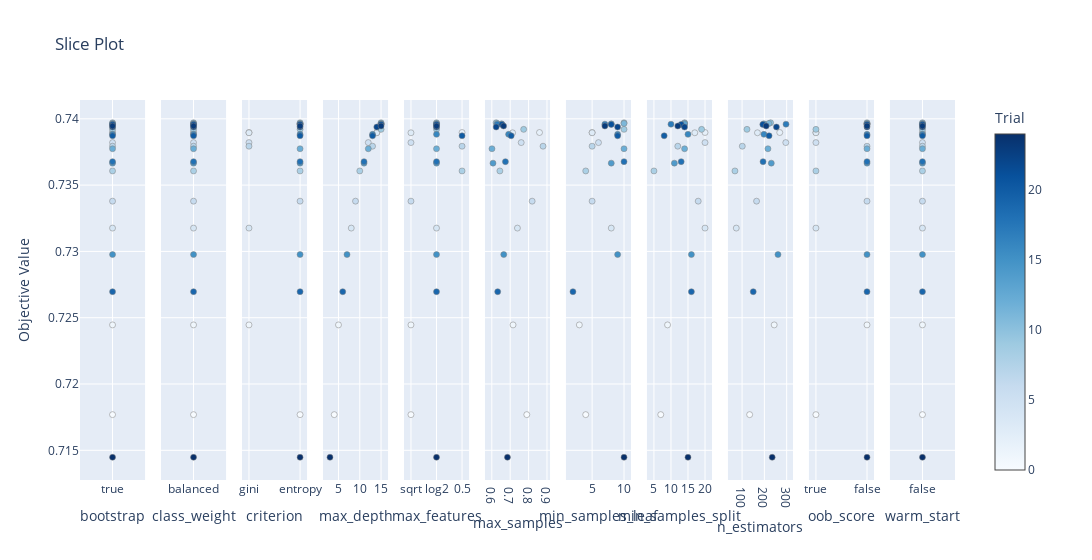

Here is the notebook cell this chart was saved with:
### Code cell
vis.plot_slice(study)

### Figure 1 — Plotly figure (JSON) as saved in the notebook; plotly's stock layout.template omitted (floating-point values rounded to 4 significant figures)
{"data": [{"marker": {"color": [0, 1, 2, 3, 4, 5, 6, 7, 8, 9, 10, 11, 12, 13, 14, 15, 16, 17, 18, 19, 20, 21, 22, 23, 24], "colorbar": {"title": {"text": "Trial"}, "x": 1, "xpad": 40}, "colorscale": [[0, "rgb(247,251,255)"], [0.125, "rgb(222,235,247)"], [0.25, "rgb(198,219,239)"], [0.375, "rgb(158,202,225)"], [0.5, "rgb(107,174,214)"], [0.625, "rgb(66,146,198)"], [0.75, "rgb(33,113,181)"], [0.875, "rgb(8,81,156)"], [1, "rgb(8,48,107)"]], "line": {"color": "Grey", "width": 0.5}, "showscale": true}, "mode": "markers", "name": "Feasible Trial", "showlegend": false, "type": "scatter", "x": [true, true, true, true, true, true, true, true, true, true, true, true, true, true, true, true, true, true, true, true, true, true, true, true, true], "xaxis": "x", "y": [0.7177, 0.7245, 0.739, 0.7389, 0.7318, 0.7382, 0.7338, 0.7379, 0.7361, 0.7392, 0.7397, 0.7397, 0.7377, 0.7396, 0.7367, 0.7298, 0.7388, 0.7396, 0.7368, 0.727, 0.7387, 0.7396, 0.7394, 0.7395, 0.7145], "yaxis": "y"}, {"marker": {"color": [0, 1, 2, 3, 4, 5, 6, 7, 8, 9, 10, 11, 12, 13, 14, 15, 16, 17, 18, 19, 20, 21, 22, 23, 24], "colorbar": {"title": {"text": "Trial"}, "x": 1, "xpad": 40}, "colorscale": [[0, "rgb(247,251,255)"], [0.125, "rgb(222,235,247)"], [0.25, "rgb(198,219,239)"], [0.375, "rgb(158,202,225)"], [0.5, "rgb(107,174,214)"], [0.625, "rgb(66,146,198)"], [0.75, "rgb(33,113,181)"], [0.875, "rgb(8,81,156)"], [1, "rgb(8,48,107)"]], "line": {"color": "Grey", "width": 0.5}, "showscale": false}, "mode": "markers", "name": "Feasible Trial", "showlegend": false, "type": "scatter", "x": ["balanced", "balanced", "balanced", "balanced", "balanced", "balanced", "balanced", "balanced", "balanced", "balanced", "balanced", "balanced", "balanced", "balanced", "balanced", "balanced", "balanced", "balanced", "balanced", "balanced", "balanced", "balanced", "balanced", "balanced", "balanced"], "xaxis": "x2", "y": [0.7177, 0.7245, 0.739, 0.7389, 0.7318, 0.7382, 0.7338, 0.7379, 0.7361, 0.7392, 0.7397, 0.7397, 0.7377, 0.7396, 0.7367, 0.7298, 0.7388, 0.7396, 0.7368, 0.727, 0.7387, 0.7396, 0.7394, 0.7395, 0.7145], "yaxis": "y2"}, {"marker": {"color": [0, 1, 2, 3, 4, 5, 6, 7, 8, 9, 10, 11, 12, 13, 14, 15, 16, 17, 18, 19, 20, 21, 22, 23, 24], "colorbar": {"title": {"text": "Trial"}, "x": 1, "xpad": 40}, "colorscale": [[0, "rgb(247,251,255)"], [0.125, "rgb(222,235,247)"], [0.25, "rgb(198,219,239)"], [0.375, "rgb(158,202,225)"], [0.5, "rgb(107,174,214)"], [0.625, "rgb(66,146,198)"], [0.75, "rgb(33,113,181)"], [0.875, "rgb(8,81,156)"], [1, "rgb(8,48,107)"]], "line": {"color": "Grey", "width": 0.5}, "showscale": false}, "mode": "markers", "name": "Feasible Trial", "showlegend": false, "type": "scatter", "x": ["entropy", "gini", "gini", "gini", "gini", "gini", "entropy", "gini", "entropy", "entropy", "entropy", "entropy", "entropy", "entropy", "entropy", "entropy", "entropy", "entropy", "entropy", "entropy", "entropy", "entropy", "entropy", "entropy", "entropy"], "xaxis": "x3", "y": [0.7177, 0.7245, 0.739, 0.7389, 0.7318, 0.7382, 0.7338, 0.7379, 0.7361, 0.7392, 0.7397, 0.7397, 0.7377, 0.7396, 0.7367, 0.7298, 0.7388, 0.7396, 0.7368, 0.727, 0.7387, 0.7396, 0.7394, 0.7395, 0.7145], "yaxis": "y3"}, {"marker": {"color": [0, 1, 2, 3, 4, 5, 6, 7, 8, 9, 10, 11, 12, 13, 14, 15, 16, 17, 18, 19, 20, 21, 22, 23, 24], "colorbar": {"title": {"text": "Trial"}, "x": 1, "xpad": 40}, "colorscale": [[0, "rgb(247,251,255)"], [0.125, "rgb(222,235,247)"], [0.25, "rgb(198,219,239)"], [0.375, "rgb(158,202,225)"], [0.5, "rgb(107,174,214)"], [0.625, "rgb(66,146,198)"], [0.75, "rgb(33,113,181)"], [0.875, "rgb(8,81,156)"], [1, "rgb(8,48,107)"]], "line": {"color": "Grey", "width": 0.5}, "showscale": false}, "mode": "markers", "name": "Feasible Trial", "showlegend": false, "type": "scatter", "x": [4, 5, 14, 14, 8, 12, 9, 13, 10, 15, 15, 15, 12, 15, 11, 7, 13, 15, 11, 6, 13, 15, 14, 15, 3], "xaxis": "x4", "y": [0.7177, 0.7245, 0.739, 0.7389, 0.7318, 0.7382, 0.7338, 0.7379, 0.7361, 0.7392, 0.7397, 0.7397, 0.7377, 0.7396, 0.7367, 0.7298, 0.7388, 0.7396, 0.7368, 0.727, 0.7387, 0.7396, 0.7394, 0.7395, 0.7145], "yaxis": "y4"}, {"marker": {"color": [0, 1, 2, 3, 4, 5, 6, 7, 8, 9, 10, 11, 12, 13, 14, 15, 16, 17, 18, 19, 20, 21, 22, 23, 24], "colorbar": {"title": {"text": "Trial"}, "x": 1, "xpad": 40}, "colorscale": [[0, "rgb(247,251,255)"], [0.125, "rgb(222,235,247)"], [0.25, "rgb(198,219,239)"], [0.375, "rgb(158,202,225)"], [0.5, "rgb(107,174,214)"], [0.625, "rgb(66,146,198)"], [0.75, "rgb(33,113,181)"], [0.875, "rgb(8,81,156)"], [1, "rgb(8,48,107)"]], "line": {"color": "Grey", "width": 0.5}, "showscale": false}, "mode": "markers", "name": "Feasible Trial", "showlegend": false, "type": "scatter", "x": ["sqrt", "sqrt", 0.5, "sqrt", "log2", "sqrt", "sqrt", 0.5, 0.5, "log2", "log2", "log2", "log2", "log2", "log2", "log2", "log2", "log2", "log2", "log2", 0.5, "log2", "log2", "log2", "log2"], "xaxis": "x5", "y": [0.7177, 0.7245, 0.739, 0.7389, 0.7318, 0.7382, 0.7338, 0.7379, 0.7361, 0.7392, 0.7397, 0.7397, 0.7377, 0.7396, 0.7367, 0.7298, 0.7388, 0.7396, 0.7368, 0.727, 0.7387, 0.7396, 0.7394, 0.7395, 0.7145], "yaxis": "y5"}, {"marker": {"color": [0, 1, 2, 3, 4, 5, 6, 7, 8, 9, 10, 11, 12, 13, 14, 15, 16, 17, 18, 19, 20, 21, 22, 23, 24], "colorbar": {"title": {"text": "Trial"}, "x": 1, "xpad": 40}, "colorscale": [[0, "rgb(247,251,255)"], [0.125, "rgb(222,235,247)"], [0.25, "rgb(198,219,239)"], [0.375, "rgb(158,202,225)"], [0.5, "rgb(107,174,214)"], [0.625, "rgb(66,146,198)"], [0.75, "rgb(33,113,181)"], [0.875, "rgb(8,81,156)"], [1, "rgb(8,48,107)"]], "line": {"color": "Grey", "width": 0.5}, "showscale": false}, "mode": "markers", "name": "Feasible Trial", "showlegend": false, "type": "scatter", "x": [0.7902, 0.7155, 0.8594, 0.713, 0.7393, 0.7598, 0.8194, 0.8786, 0.6438, 0.7732, 0.6237, 0.6284, 0.6008, 0.6533, 0.6064, 0.6649, 0.6913, 0.6295, 0.674, 0.632, 0.7053, 0.6552, 0.6237, 0.6642, 0.6851], "xaxis": "x6", "y": [0.7177, 0.7245, 0.739, 0.7389, 0.7318, 0.7382, 0.7338, 0.7379, 0.7361, 0.7392, 0.7397, 0.7397, 0.7377, 0.7396, 0.7367, 0.7298, 0.7388, 0.7396, 0.7368, 0.727, 0.7387, 0.7396, 0.7394, 0.7395, 0.7145], "yaxis": "y6"}, {"marker": {"color": [0, 1, 2, 3, 4, 5, 6, 7, 8, 9, 10, 11, 12, 13, 14, 15, 16, 17, 18, 19, 20, 21, 22, 23, 24], "colorbar": {"title": {"text": "Trial"}, "x": 1, "xpad": 40}, "colorscale": [[0, "rgb(247,251,255)"], [0.125, "rgb(222,235,247)"], [0.25, "rgb(198,219,239)"], [0.375, "rgb(158,202,225)"], [0.5, "rgb(107,174,214)"], [0.625, "rgb(66,146,198)"], [0.75, "rgb(33,113,181)"], [0.875, "rgb(8,81,156)"], [1, "rgb(8,48,107)"]], "line": {"color": "Grey", "width": 0.5}, "showscale": false}, "mode": "markers", "name": "Feasible Trial", "showlegend": false, "type": "scatter", "x": [4, 3, 5, 5, 8, 6, 5, 5, 4, 10, 10, 10, 10, 8, 8, 9, 9, 7, 10, 2, 9, 8, 9, 7, 10], "xaxis": "x7", "y": [0.7177, 0.7245, 0.739, 0.7389, 0.7318, 0.7382, 0.7338, 0.7379, 0.7361, 0.7392, 0.7397, 0.7397, 0.7377, 0.7396, 0.7367, 0.7298, 0.7388, 0.7396, 0.7368, 0.727, 0.7387, 0.7396, 0.7394, 0.7395, 0.7145], "yaxis": "y7"}, {"marker": {"color": [0, 1, 2, 3, 4, 5, 6, 7, 8, 9, 10, 11, 12, 13, 14, 15, 16, 17, 18, 19, 20, 21, 22, 23, 24], "colorbar": {"title": {"text": "Trial"}, "x": 1, "xpad": 40}, "colorscale": [[0, "rgb(247,251,255)"], [0.125, "rgb(222,235,247)"], [0.25, "rgb(198,219,239)"], [0.375, "rgb(158,202,225)"], [0.5, "rgb(107,174,214)"], [0.625, "rgb(66,146,198)"], [0.75, "rgb(33,113,181)"], [0.875, "rgb(8,81,156)"], [1, "rgb(8,48,107)"]], "line": {"color": "Grey", "width": 0.5}, "showscale": false}, "mode": "markers", "name": "Feasible Trial", "showlegend": false, "type": "scatter", "x": [7, 9, 20, 17, 20, 20, 18, 12, 5, 19, 14, 14, 14, 14, 11, 16, 15, 10, 13, 16, 8, 13, 14, 12, 15], "xaxis": "x8", "y": [0.7177, 0.7245, 0.739, 0.7389, 0.7318, 0.7382, 0.7338, 0.7379, 0.7361, 0.7392, 0.7397, 0.7397, 0.7377, 0.7396, 0.7367, 0.7298, 0.7388, 0.7396, 0.7368, 0.727, 0.7387, 0.7396, 0.7394, 0.7395, 0.7145], "yaxis": "y8"}, {"marker": {"color": [0, 1, 2, 3, 4, 5, 6, 7, 8, 9, 10, 11, 12, 13, 14, 15, 16, 17, 18, 19, 20, 21, 22, 23, 24], "colorbar": {"title": {"text": "Trial"}, "x": 1, "xpad": 40}, "colorscale": [[0, "rgb(247,251,255)"], [0.125, "rgb(222,235,247)"], [0.25, "rgb(198,219,239)"], [0.375, "rgb(158,202,225)"], [0.5, "rgb(107,174,214)"], [0.625, "rgb(66,146,198)"], [0.75, "rgb(33,113,181)"], [0.875, "rgb(8,81,156)"], [1, "rgb(8,48,107)"]], "line": {"color": "Grey", "width": 0.5}, "showscale": false}, "mode": "markers", "name": "Feasible Trial", "showlegend": false, "type": "scatter", "x": [134, 244, 269, 169, 74, 296, 165, 101, 68, 122, 228, 220, 216, 198, 231, 261, 198, 297, 194, 150, 221, 193, 254, 208, 235], "xaxis": "x9", "y": [0.7177, 0.7245, 0.739, 0.7389, 0.7318, 0.7382, 0.7338, 0.7379, 0.7361, 0.7392, 0.7397, 0.7397, 0.7377, 0.7396, 0.7367, 0.7298, 0.7388, 0.7396, 0.7368, 0.727, 0.7387, 0.7396, 0.7394, 0.7395, 0.7145], "yaxis": "y9"}, {"marker": {"color": [0, 1, 2, 3, 4, 5, 6, 7, 8, 9, 10, 11, 12, 13, 14, 15, 16, 17, 18, 19, 20, 21, 22, 23, 24], "colorbar": {"title": {"text": "Trial"}, "x": 1, "xpad": 40}, "colorscale": [[0, "rgb(247,251,255)"], [0.125, "rgb(222,235,247)"], [0.25, "rgb(198,219,239)"], [0.375, "rgb(158,202,225)"], [0.5, "rgb(107,174,214)"], [0.625, "rgb(66,146,198)"], [0.75, "rgb(33,113,181)"], [0.875, "rgb(8,81,156)"], [1, "rgb(8,48,107)"]], "line": {"color": "Grey", "width": 0.5}, "showscale": false}, "mode": "markers", "name": "Feasible Trial", "showlegend": false, "type": "scatter", "x": [true, false, true, true, true, true, false, false, true, true, false, false, false, false, false, false, false, false, false, false, false, false, false, false, false], "xaxis": "x10", "y": [0.7177, 0.7245, 0.739, 0.7389, 0.7318, 0.7382, 0.7338, 0.7379, 0.7361, 0.7392, 0.7397, 0.7397, 0.7377, 0.7396, 0.7367, 0.7298, 0.7388, 0.7396, 0.7368, 0.727, 0.7387, 0.7396, 0.7394, 0.7395, 0.7145], "yaxis": "y10"}, {"marker": {"color": [0, 1, 2, 3, 4, 5, 6, 7, 8, 9, 10, 11, 12, 13, 14, 15, 16, 17, 18, 19, 20, 21, 22, 23, 24], "colorbar": {"title": {"text": "Trial"}, "x": 1, "xpad": 40}, "colorscale": [[0, "rgb(247,251,255)"], [0.125, "rgb(222,235,247)"], [0.25, "rgb(198,219,239)"], [0.375, "rgb(158,202,225)"], [0.5, "rgb(107,174,214)"], [0.625, "rgb(66,146,198)"], [0.75, "rgb(33,113,181)"], [0.875, "rgb(8,81,156)"], [1, "rgb(8,48,107)"]], "line": {"color": "Grey", "width": 0.5}, "showscale": false}, "mode": "markers", "name": "Feasible Trial", "showlegend": false, "type": "scatter", "x": [false, false, false, false, false, false, false, false, false, false, false, false, false, false, false, false, false, false, false, false, false, false, false, false, false], "xaxis": "x11", "y": [0.7177, 0.7245, 0.739, 0.7389, 0.7318, 0.7382, 0.7338, 0.7379, 0.7361, 0.7392, 0.7397, 0.7397, 0.7377, 0.7396, 0.7367, 0.7298, 0.7388, 0.7396, 0.7368, 0.727, 0.7387, 0.7396, 0.7394, 0.7395, 0.7145], "yaxis": "y11"}], "layout": {"title": {"text": "Slice Plot"}, "width": 3300, "xaxis": {"anchor": "y", "categoryarray": [true], "categoryorder": "array", "domain": [0, 0.07438], "title": {"text": "bootstrap"}, "type": "category"}, "xaxis10": {"anchor": "y10", "categoryarray": [true, false], "categoryorder": "array", "domain": [0.8331, 0.9074], "title": {"text": "oob_score"}, "type": "category"}, "xaxis11": {"anchor": "y11", "categoryarray": [false], "categoryorder": "array", "domain": [0.9256, 1.0], "title": {"text": "warm_start"}, "type": "category"}, "xaxis2": {"anchor": "y2", "categoryarray": ["balanced"], "categoryorder": "array", "domain": [0.09256, 0.1669], "title": {"text": "class_weight"}, "type": "category"}, "xaxis3": {"anchor": "y3", "categoryarray": ["gini", "entropy"], "categoryorder": "array", "domain": [0.1851, 0.2595], "title": {"text": "criterion"}, "type": "category"}, "xaxis4": {"anchor": "y4", "domain": [0.2777, 0.3521], "title": {"text": "max_depth"}}, "xaxis5": {"anchor": "y5", "categoryarray": ["sqrt", "log2", 0.5], "categoryorder": "array", "domain": [0.3702, 0.4446], "title": {"text": "max_features"}, "type": "category"}, "xaxis6": {"anchor": "y6", "domain": [0.4628, 0.5372], "title": {"text": "max_samples"}}, "xaxis7": {"anchor": "y7", "domain": [0.5554, 0.6298], "title": {"text": "min_samples_leaf"}}, "xaxis8": {"anchor": "y8", "domain": [0.6479, 0.7223], "title": {"text": "min_samples_split"}}, "xaxis9": {"anchor": "y9", "domain": [0.7405, 0.8149], "title": {"text": "n_estimators"}}, "yaxis": {"anchor": "x", "domain": [0, 1], "title": {"text": "Objective Value"}}, "yaxis10": {"anchor": "x10", "domain": [0, 1], "matches": "y", "showticklabels": false}, "yaxis11": {"anchor": "x11", "domain": [0, 1], "matches": "y", "showticklabels": false}, "yaxis2": {"anchor": "x2", "domain": [0, 1], "matches": "y", "showticklabels": false}, "yaxis3": {"anchor": "x3", "domain": [0, 1], "matches": "y", "showticklabels": false}, "yaxis4": {"anchor": "x4", "domain": [0, 1], "matches": "y", "showticklabels": false}, "yaxis5": {"anchor": "x5", "domain": [0, 1], "matches": "y", "showticklabels": false}, "yaxis6": {"anchor": "x6", "domain": [0, 1], "matches": "y", "showticklabels": false}, "yaxis7": {"anchor": "x7", "domain": [0, 1], "matches": "y", "showticklabels": false}, "yaxis8": {"anchor": "x8", "domain": [0, 1], "matches": "y", "showticklabels": false}, "yaxis9": {"anchor": "x9", "domain": [0, 1], "matches": "y", "showticklabels": false}}}
